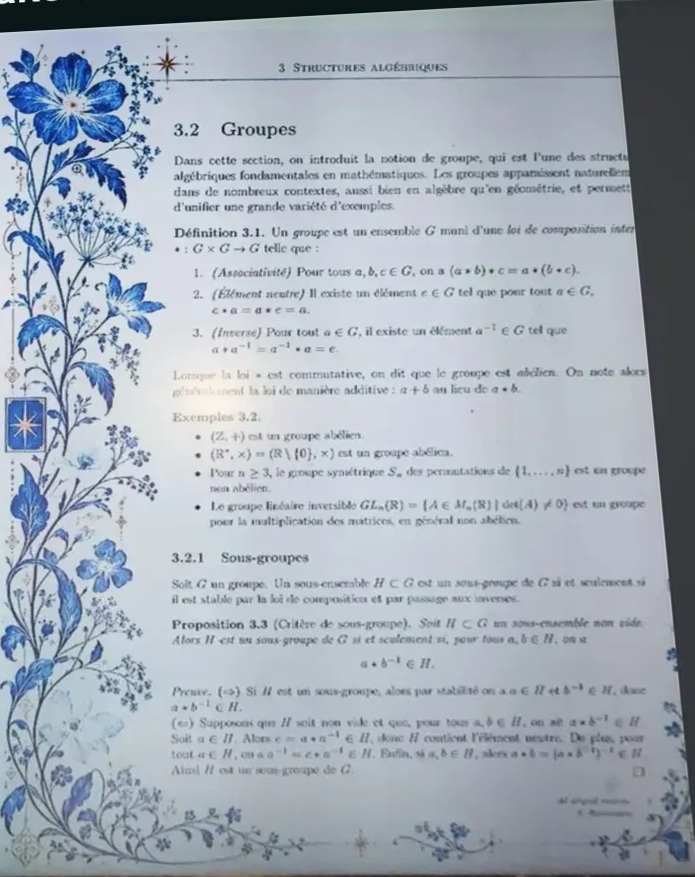
#> input picture tex/reference/rectified.png, 1389 x 1754 px, found by its file name (shown at 1/2 size)
$ python inkmask.py
#> lines starting #> are read from the running program, lines starting #| are printed output that depends on the picture; after the words box and inside, x2 and y2 are one past the last pixel; in counts of white or black regions, pixels touching at a corner belong together
### analysis/gamut.py
# Measures the colour range of flora pixels in an image.
#
# Each image is white-balanced against its own paper (the median of its
# brightest, least saturated pixels), so a phone photo of a monitor and a
# clean render can be compared. Flora pixels are those that differ from the
# paper by more than a small threshold. Lightness and chroma are in OKLab.
# Writes a lightness-vs-chroma density chart and prints percentiles.
import sys, json
import numpy as np
from PIL import Image

def srgb_to_linear(c):
    return np.where(c <= 0.04045, c / 12.92, ((c + 0.055) / 1.055) ** 2.4)

def oklab(rgb):
    lin = srgb_to_linear(rgb)
    M1 = np.array([[0.4122214708, 0.5363325363, 0.0514459929],
                   [0.2119034982, 0.6806995451, 0.1073969566],
                   [0.0883024619, 0.2817188376, 0.6299787005]])
    M2 = np.array([[0.2104542553, 0.7936177850, -0.0040720468],
                   [1.9779984951, -2.4285922050, 0.4505937099],
                   [0.0259040371, 0.7827717662, -0.8086757660]])
    lms = np.cbrt(lin @ M1.T)
    return lms @ M2.T

# [29 lines left out: functions analyse, chart, not called in this run]

# [10 lines that do not run on import are left out]

### analysis/inkmask.py
# Separates navy line work from blue washes in the rectified reference.
# Ink is dark and low in chroma; washes are high in chroma. Writes a binary
# mask of likely ink for skeletonising.
import sys
import numpy as np
from PIL import Image
sys.path.insert(0, __import__("os").path.dirname(__import__("os").path.abspath(__file__)))
from gamut import oklab
im = np.asarray(Image.open("rectified.png").convert("RGB"), dtype=np.float64) / 255.0
h, w, _ = im.shape
#> h = 1754; w = 1389
flat = im.reshape(-1, 3)
lum = flat.mean(1); sat = flat.max(1) - flat.min(1)
bright = (lum >= np.percentile(lum, 85)) & (sat <= np.percentile(sat, 50))
paper = np.median(flat[bright], axis=0)
#> paper = [0.831, 0.855, 0.882]
lab = oklab(np.clip(flat / paper, 0, 1)).reshape(h, w, 3)
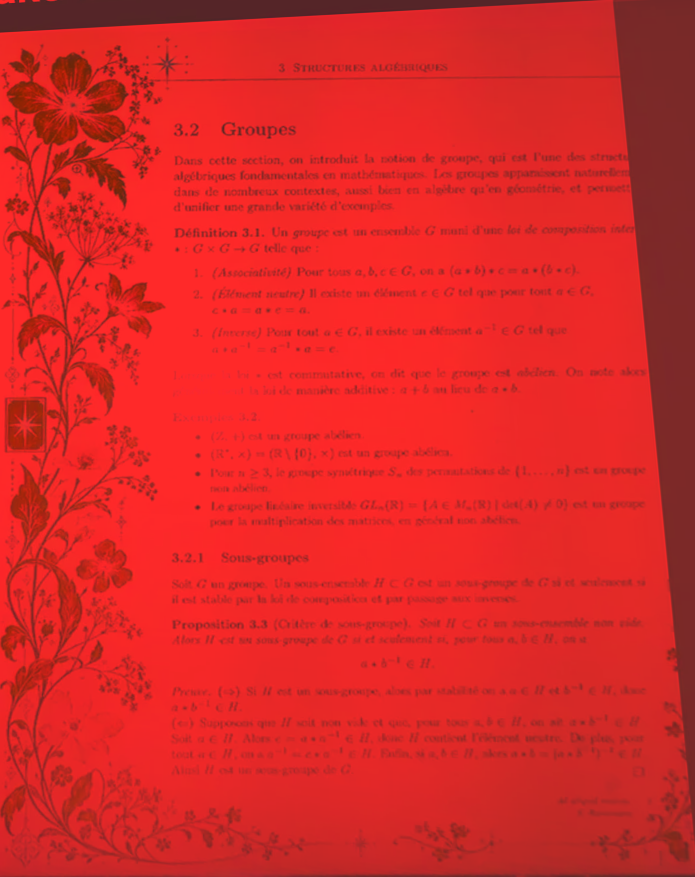
#> lab: shape (1754, 1389, 3) float64 (shown at 1/2 size); mean of channels 0, 1, 2 0.827, -0.00355, -0.00969; drawn with min black and max white
L, C = lab[..., 0], np.hypot(lab[..., 1], lab[..., 2])
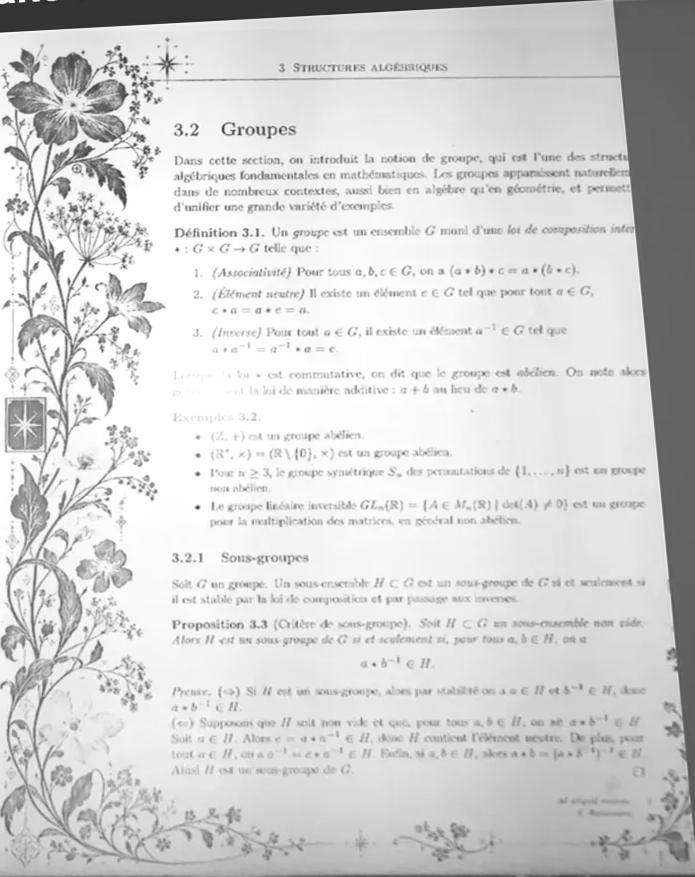
#> L: shape (1754, 1389) float64 (shown at 1/2 size); min 0, max 1, mean 0.827
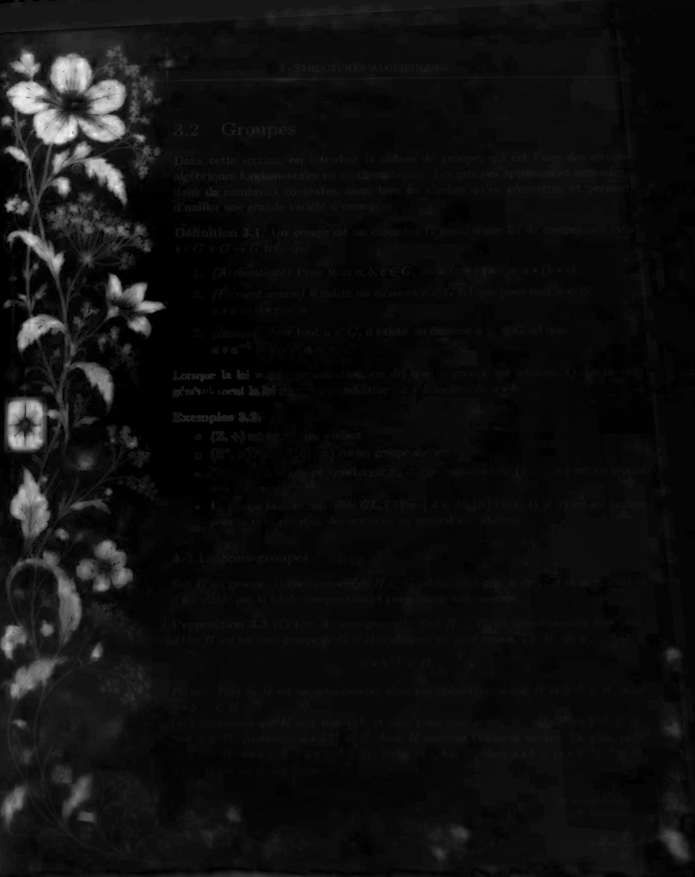
#> C: shape (1754, 1389) float64 (shown at 1/2 size); min 0, max 0.196, mean 0.0121; drawn with min black and max white
ink = (L < 0.62) & (C < 0.075)
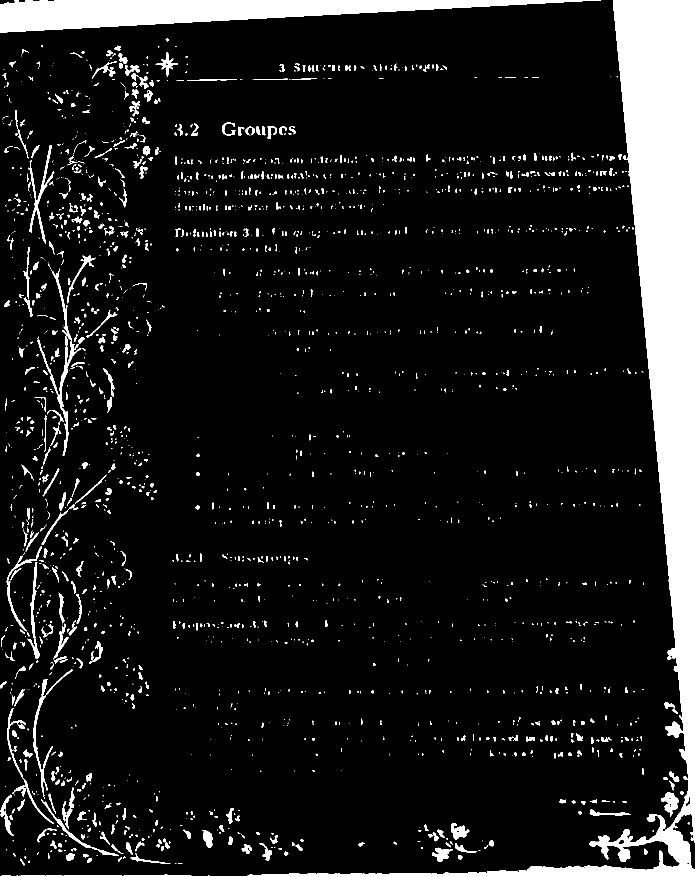
#> ink: shape (1754, 1389) bool (shown at 1/2 size); 10.7% white; 2301 white regions (1619 under 20 px), largest, box (x1, y1, x2, y2) and area: (0, 0, 1389, 1754) 158264, (0, 0, 1202, 65) 39209, (75, 537, 169, 912) 2814
ink[:, 345:] = False          # margin column and foot only; text is ink too
foot = np.zeros_like(ink); foot[1480:, :] = True
ink |= ((L < 0.62) & (C < 0.075) & foot)
#> ink: shape (1754, 1389) bool; 3.6% white; 1074 white regions (658 under 20 px), largest, box (x1, y1, x2, y2) and area: (0, 1480, 1389, 1754) 21773, (0, 0, 345, 65) 18997, (75, 537, 169, 912) 2814
ink[:1480, 345:] = False
# The page edges and whatever lies past them (monitor bezel, the post title
# in the top corner) are dark and grey too. Keep ink only between each
# column's first and last paper pixel, inset by a few pixels of edge blur.
paperish = L > 0.66
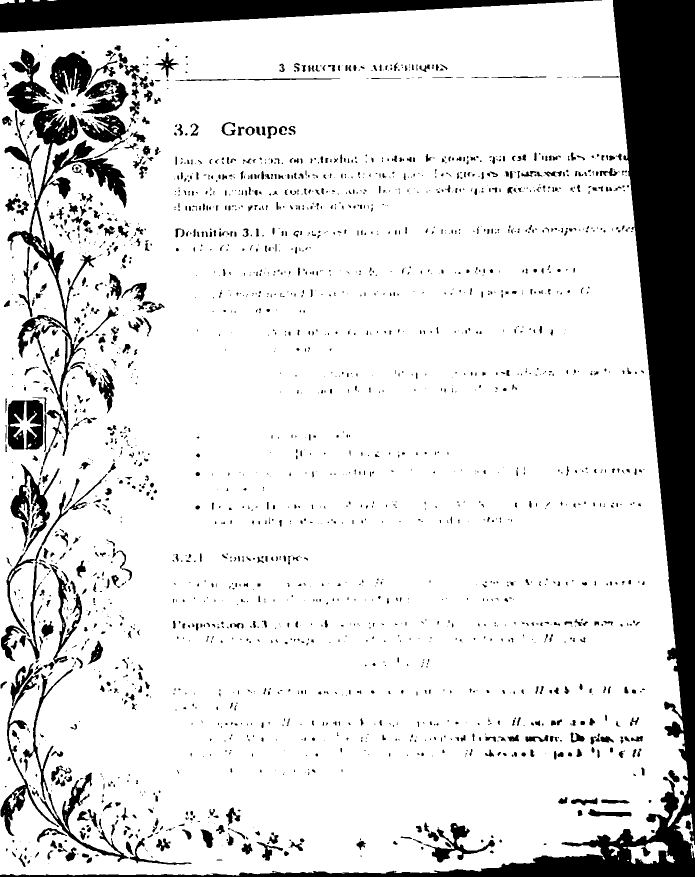
#> paperish: shape (1754, 1389) bool (shown at 1/2 size); 85.5% white; 2340 black regions (1449 under 20 px), largest, box (x1, y1, x2, y2) and area: (0, 0, 1389, 1754) 171634, (0, 0, 1204, 65) 39317, (9, 98, 254, 951) 27062
rows = np.arange(h)[:, None]
#> rows = 1754 values from 0 to 1753
has = paperish.any(0)
top = np.where(has, paperish.argmax(0), h)
#> top = 1389 values, max 1690 at index 1388, min 0 at index 0, mean 124.5
bot = np.where(has, h - 1 - paperish[::-1].argmax(0), -1)
#> bot = 1389 values, max 1750 at index 31, min 1635 at index 1350, mean 1735.9
ink &= (rows > top + 10) & (rows < bot - 10)
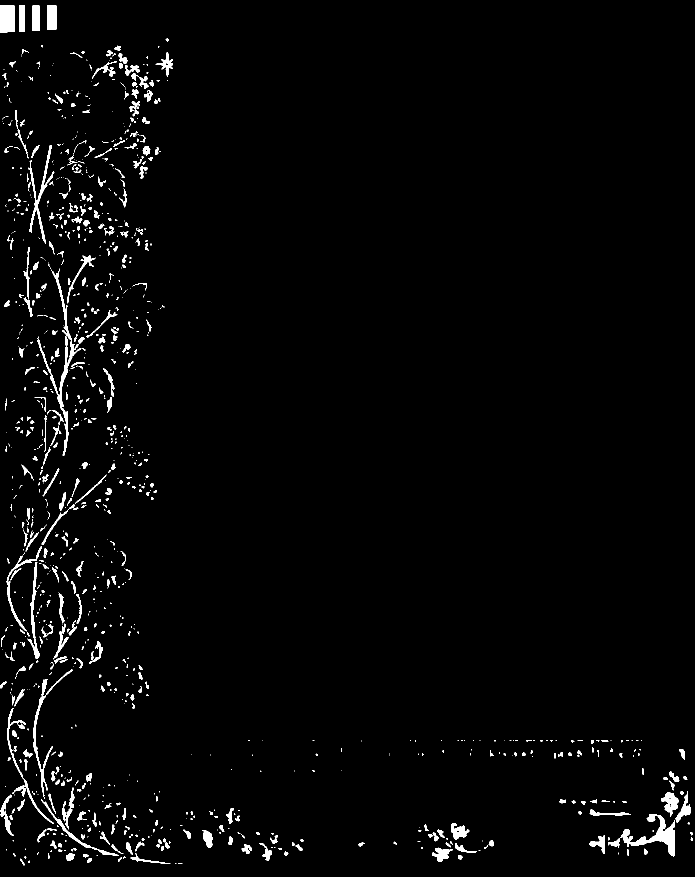
#> ink: shape (1754, 1389) bool (shown at 1/2 size); 2.2% white; 1088 white regions (660 under 20 px), largest, box (x1, y1, x2, y2) and area: (75, 537, 169, 912) 2814, (1240, 1628, 1350, 1714) 2801, (0, 11, 30, 65) 1601
ink[:, :6] = False; ink[:, -10:] = False
#> after `ink[:, :6] = False`: ink: shape (1754, 1389) bool; 2.2% white; 1085 white regions (658 under 20 px), largest, box (x1, y1, x2, y2) and area: (75, 537, 169, 912) 2814, (1240, 1628, 1350, 1714) 2801, (57, 290, 109, 488) 1480
Image.fromarray((~ink * 255).astype(np.uint8)).save("ink_mask.png")
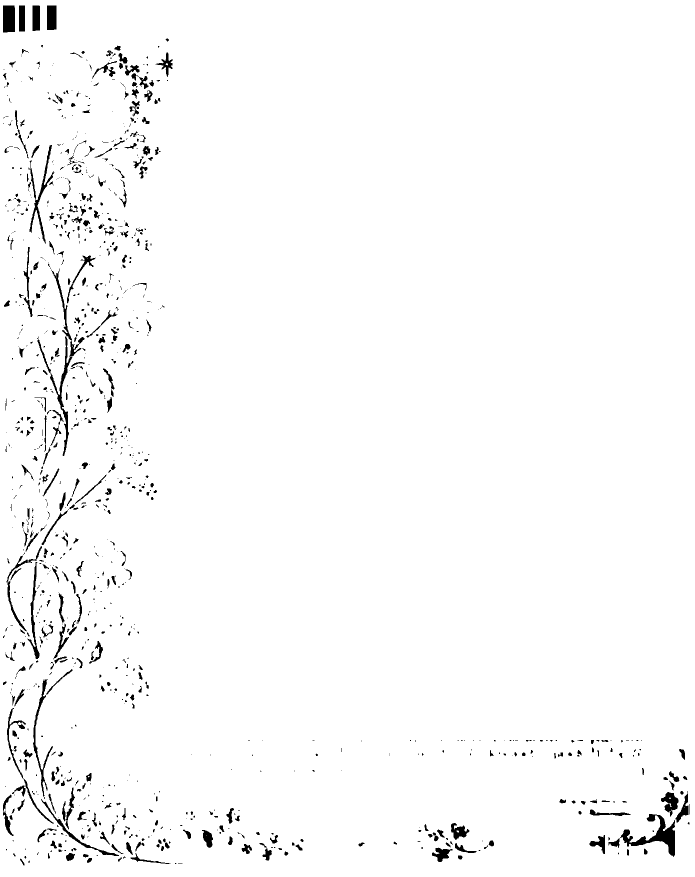
#> saved as ink_mask.png: PIL image 1389x1754 L (shown at 1/2 size); 97.8% white; 1083 black regions (658 under 20 px), largest, box (x1, y1, x2, y2) and area: (75, 537, 169, 912) 2814, (1240, 1628, 1350, 1714) 2801, (57, 290, 109, 488) 1480
print("ink fraction", ink.mean().round(4))
#| ink fraction 0.0221
